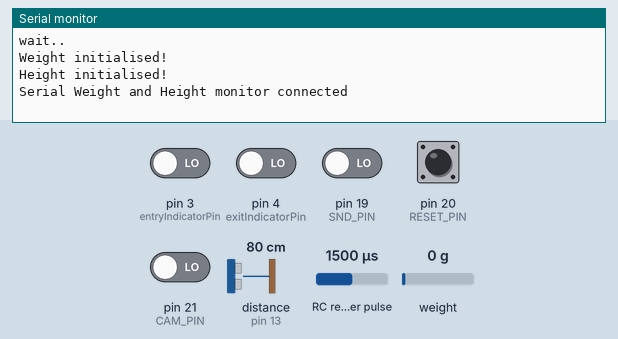
Simulated run of this sketch. Board: Arduino Mega 2560, built with avr-gcc and run on an emulated ATmega2560. Parts: the last lines printed to the serial monitor. Wiring (inferred from the names in the program): RC receiver channel: data pin 18; ultrasonic range finder: trigger pin 12; echo pin 13. Inputs (shaded band) come from the test bench; at power-on: pin 3 (entryIndicatorPin), pin 4 (exitIndicatorPin), pin 19 (SND_PIN), pin 20 (RESET_PIN), pin 21 (CAM_PIN) LOW, distance to the obstacle (sensor on pin 13) 80 cm, RC receiver pulse 1500 µs, weight on the scale 0 g. The echo pulse lasts 58.3 µs per cm.

Above: at 8.4 s.
8.5 s: pin 19 (SND_PIN) driven HIGH
At 9.7 s:
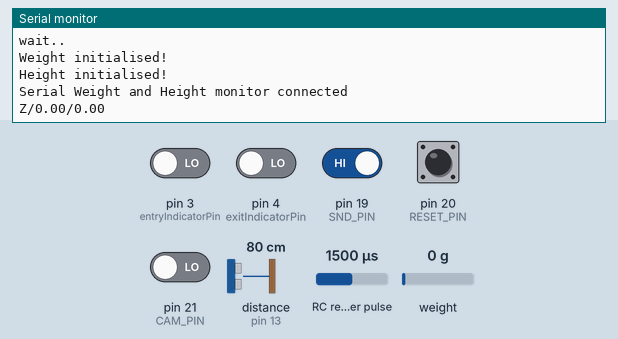
10.0 s: pin 21 (CAM_PIN) driven HIGH
At 10.9 s:
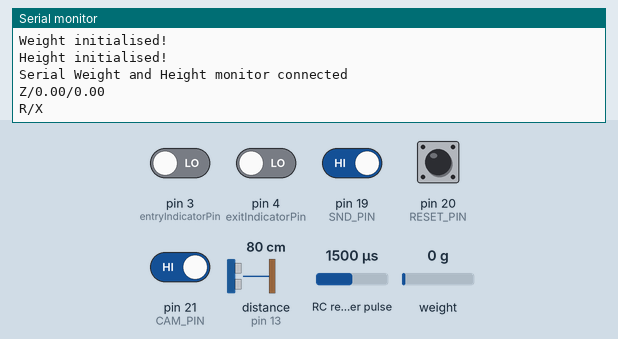

Measured:
- after the input at 8.5 s, the serial monitor: prints a new line at once (image 1)
- after the input at 10.0 s, the serial monitor: prints a new line at once (image 2)

The sketch:

Combined_Weight_Height_Laser_Sensing.ino
```cpp
// 2016Nov23 - working with laser + height + weight

#include <avr/wdt.h>

#include "HX711.h"  /* kj : adapted from weightTrial.ino */

//HX711 scale(A1, A0); //****nova weighing machine A1 - dout, A0 - sck /* kj : adapted from weightTrial.ino */  // A1 and A0 are the input pins
HX711 scale(A3, A2); //****nova weighing machine A3 - dout, A2 - sck // A3 and A2 are the input pins;
/*changed from (A1,A0) to (A3,A2) bcoz A1 pin in MEGA board was obstructed due to some broken pin inside*/


//for weight readings
float w = 0;
float wMax = 0;

//const int hw_reset_out_slave = 11; // pin to send active low reset signal to slave device when the master reboots // connected to physical RESET pin of slave device

/*
const int rcrd_input=5;
const int snd_input=6;
const int reset_input=7;


boolean flagrcrd = false;
boolean flagsnd = false;
boolean flagreset = false;
*/

/*-------------- <adapted from heightSensor.ino file> ---------*/ // <common to both height and weight>
volatile boolean record_flag= false;
volatile boolean send_flag= false;
volatile boolean reset_flag= false;

volatile boolean prev_send_flag = false;


//Communication with controller - pin config

//int RCRD_PIN = 5;
//int SND_PIN = 6;
//int RESET_PIN = 7;

int RCRD_PIN = 18;
int SND_PIN = 19;
int RESET_PIN = 20;
int CAM_PIN = 21;

const int entryIndicatorPin = 3; //check for a high pulse on this pin to know that valid entry is made and send appropriate string
const int exitIndicatorPin = 4;  //check for a high pulse on this pin to know that valid exit is made and send appropriate string
char c = 'Z';

//</common to both height and weight>

//Ultrasonic sensor pin Config
int TRIG_PIN=12;
int ECHO_PIN=13;

//for height readings
float smartDoorHeight = 215.0f; //268.0f ;


//float hVals[300];
//int hVals_count=0;

float h = 0;
float hMax = 0;

float d = 0;

float h1 = 0;
float h1Max = 0;
float seilHeight = 300.0f;
/*-------------- </adapted from heightSensor.ino file> ---------*/

//new variables
int ping_calls = 0; // no. of pings till record pin is high
long pulseIn_timeout = 5000; //10000; //100000; //10000 //5000; // timeout after 1000 microseconds i.e wait for max 1000 uSec.

void setup()
{
  //wdt_enable(WDTO_8S); // wdt timer threshold 8sec

  Serial.begin(9600);
  Serial.println("wait..");

  weight();    /* kj : adapted from weightTrial.ino ; called only once in setup() to initialise weight sensor value to 0 */
  wMax = 0;
  Serial.println("Weight initialised!");

  wdt_enable(WDTO_8S); // shifted wdt enable here as weight() function is taking
  // significant time to execute completely.

  pinMode(entryIndicatorPin, INPUT);
  pinMode(exitIndicatorPin, INPUT);

/*-------------- <adapted from heightSensor.ino file> ---------*/
  record_flag=false;
  send_flag=false;
  reset_flag=false;
  hMax = 0;

  pinMode(RCRD_PIN, INPUT);
  pinMode(SND_PIN, INPUT);
  pinMode(RESET_PIN, INPUT);
  pinMode(CAM_PIN, INPUT);

  pinMode(ECHO_PIN, INPUT);
  pinMode(TRIG_PIN, OUTPUT);
  Serial.println("Height initialised!");

  // enabling interrupt on interrupt pins of arduino MEGA
  attachInterrupt(5,RCRD_ISR,CHANGE); //INT5 on PIN 18
  attachInterrupt(4,SND_ISR,CHANGE); //INT4 on PIN 19
  attachInterrupt(3,RESET_ISR,CHANGE); //INT3 on PIN 20
  attachInterrupt(2,CAM_ISR,RISING); //INT2 on PIN 21
/*-------------- </adapted from heightSensor.ino file> ---------*/


  /*
  pinMode(rcrd_input, INPUT);
  pinMode(snd_input, INPUT);
  pinMode(reset_input, INPUT);
  */

  Serial.println("Serial Weight and Height monitor connected ");

}

void loop()
{
  wdt_reset();

  //checkISRs();

  weightCode();

  heightCode();
  //sendValues();

}


void sendValues()
{
   //Serial.println("In send loop");
   // check if it was entry or exit
   if( (digitalRead(entryIndicatorPin) == 1) )
   {
     c='I';
   }
   else if((digitalRead(exitIndicatorPin) == 1) )
   {
     c='O';
   }

   // send values
  if(send_flag == true)
  {
      //Serial.println("SENDING DATA");
      //Serial.println("***");
      //Serial.println(wMax);
  Serial.print(c); Serial.print("/");
  Serial.print(wMax); Serial.print("/"); Serial.print(hMax);    //Serial.print('/'); Serial.print(h1Max);
  Serial.println();
  //Serial.println("###");

  //clear values after sending
  wMax = 0;w = 0;
  hMax = 0; h = 0 ; h1Max = 0; h1 = 0;
  c='Z';
  }

}

void checkISRs()
{
  RCRD_ISR();
  SND_ISR();
  RESET_ISR();
}


void getData()  // to be used later
{

}

void weight()
{
  //Serial.println("Before setting up the scale_v:");
  //Serial.print("read_v: \t\t");
  //Serial.println();			// print a raw reading from the ADC
  scale.read();
//  Serial.print("read average_v: \t\t");
//  Serial.println();  	// print the average of 20 readings from the ADC
  scale.read_average(20);
//  Serial.print("get value_v: \t\t");
//  Serial.println();		// print the average of 5 readings from the ADC minus the tare weight (not set yet)
  scale.get_value(5);
  //Serial.print("get units_v: \t\t");
//  Serial.println();	// print the average of 5 readings from the ADC minus tare weight (not set) divided
  scale.get_units(5);						// by the scale_ parameter (not set yet)

  scale.set_scale(2280.f);                      // this value is obtained by calibrating the scale_ with known weights; see the README for details
  scale.tare();				        // reset the scale_ to 0

  //Serial.println("After setting up the scale_v:");

//  Serial.print("read_v: \t\t");
  //Serial.println();                 // print a raw reading from the ADC
  scale.read();
//  Serial.print("read average_v: \t\t");
  //Serial.println();       // print the average of 20 readings from the ADC
  scale.read_average(20);
//  Serial.print("get value_v: \t\t");
  //Serial.println();		// print the average of 5 readings from the ADC minus the tare weight, set with tare()
  scale.get_value(5);
//  Serial.print("get units_v: \t\t");
  //Serial.println(, 1);        // print the average of 5 readings from the ADC minus tare weight, divided
  scale.get_units(5);						// by the scale_ parameter set with set_scale_

 // Serial.println("Readings_v:");
}

void weightCode()
{

  if(record_flag == true)   // uncomment to wait for RCRD_PIN to go high to start recording weight values
    {
      //float value ;
      //Serial.println(value,DEC) ;

      //w = (scale.get_units(1)/10)*1.04; //calibrate here //for standing true weight
      //w = (scale.get_units(1)/10)*0.99; //calibrate here //for walking approximate true weight //calibrated as of 2016Nov22
      w = (scale.get_units(1)/10)*1.0; //for walking approximate true weight //sending raw value, will process in RPi //changed as of 2016Nov23

      //Serial.print("w = ");
      //Serial.println(w,DEC);
      //Serial.println(w) ;

    //}

    /*
    if(h > 145 && h <  227 )//200)  //height thresholds
    {
      //Serial.print("New Val in range: ");
      //Serial.println(h);
      hVals[hVals_count++] = h;

    }
    */

    //if(record_flag == true)   // uncomment to wait for RCRD_PIN to go high to start updating wMax values
    //if(w > 40 && w < 100)
    if(w > 0 && w < 150)        //weight thresholds
    {
      if(w > wMax)
      {
        wMax = w;
        //Serial.print("wMax: ");
        //Serial.println(wMax);
      }

    //whole = wMax;
    //fract = (wMax-whole)*100;
    }

  }

  if(send_flag == true)
  {

    //Send to Master uC
    Serial.flush();
    //Serial.print("MAX Weight : ");
    //Serial.println(wMax);

    //Wire.write(dist);

    //heightVals.clear();
    //hVals_count = 0;

    //wMax = 0;

    //hVals.clear();

  }

  if(reset_flag == true)
  {
    w = 0;
    wMax = 0;
  }

}


void heightCode()
{
  /*-------------- <adapted from heightSensor.ino file> ---------*/


  if(record_flag == true)   // start recording only when record command is received
  {
    ping_calls++;

    //Serial.print("From ultra = ");
    //Serial.println(getFromUltrasonic());
    //h = smartDoorHeight - getFromUltrasonic();
    d = getFromUltrasonic();
    h = smartDoorHeight - d;

    h1 = seilHeight - d;
    //Serial.println("Receiving height");

    //Serial.print(" h = ");
    //Serial.println(h);
    //Serial.println(h);
    //Height from Ultrasonic sensor to ground is 232.5 cm, we only consider heights between 130 and 200.
    //130 => distance reading in sensor = 102.5
    //200 => distance reading in sensor = 32.5

    if(h > 120 && h < 200)  // update h only when it lies within practical bounds
    {
      //Serial.print("New Val in range: ");
      //Serial.println(h);
      //hVals[hVals_count++] = h;

      if(h > hMax)          // update hMax only when current h exceeds last stored hMax
      {
        hMax = h;
        //Serial.print("hMax: ");
        //Serial.println(hMax);


      }

      //hVals.add(h);
      //Serial.println("Added");

      //      if(h1 > h1Max)          // update hMax only when current h exceeds last stored hMax
      //      {
      //        h1Max = h1;
      //        //Serial.print("h1Max: ");
      //        //Serial.println(h1Max);
      //
      //
      //      }

    }


  }


  if(send_flag == true)    // send only when send command is received
  {
      //if( prev_send_flag == true)
      //{
        // we have to do nothing here, just change flag status.
        //prev_send_flag = false;
      //}
      //else if(prev_send_flag == false)
      //{
      //prev_send_flag = true;

      //Serial.println("Max/Median Computed");
      //Compute Median

      //Send to PC

      //Serial.println("sadsadasdhaskudhaskdhaskjhdkjhasdkjashdkjahskhdkjashdkjashd");

      //Serial.println("Height Values = ");
      //for(int i=0;i<hVals_count;i++)
      //  Serial.println(hVals[i]);

      //Serial.print("Height Max = ");
      //Serial.print(hVals.getHighest());

      //Serial.print(", Height Median = ");
      //Serial.flush();
      //Serial.println(hVals.getMedian());
      //Serial.println(hVals.getMedian());
      //Serial.println(hVals.getMedian());
      //Serial.println(hVals.getMedian());
      //Serial.println(hVals.getMedian());
      //Serial.print(" MAX Height = ");
      //Serial.println(hMax);
      //Serial.println(hMax);
      //Serial.println(hMax);
      //Serial.println(hMax);
      //Serial.println(hMax);    // emulating sending hMax value via printing

      //Serial.println();
      //heightVals.clear();
      //hVals_count = 0;

      //hMax = 0; // reset hMax value once it is sent.

      //hVals.clear();

      //Serial.print("no. of pings = ");
      //Serial.println(ping_calls);
      //ping_calls = 0;


  }

  if(reset_flag == true)
  {
    //heightVals.clear();
    //hVals_count = 0;
    h = 0;
    hMax = 0;
    ping_calls = 0;

    //hVals.clear();
  }

  //Serial.print("heightVals.size()=");
  //Serial.println(heightVals.size());

  //Serial.println();

  //Serial.print("hVals_count=");
  //Serial.println(hVals_count);

  //Serial.print("hVals count=");
  //Serial.println(hVals.getCount());

  //Serial.println(digitalRead(SND_PIN));
  /*-------------- </adapted from heightSensor.ino file> ---------*/

}


/*-------------- <adapted from heightSensor.ino file> ---------*/

//Ultrasonic Height Measurement
float getFromUltrasonic()
{
  //ping_calls++;

  long duration;
  float distance;
  digitalWrite(TRIG_PIN, LOW);  // Added this line
  delayMicroseconds(2); // Added this line
  digitalWrite(TRIG_PIN, HIGH);
  //  delayMicroseconds(1000); - Removed this line
  delayMicroseconds(10); // Added this line
  digitalWrite(TRIG_PIN, LOW);

  //duration = pulseIn(ECHO_PIN, HIGH);
  duration = pulseIn(ECHO_PIN, HIGH, pulseIn_timeout);

  //duration = pulseIn(ECHO_PIN, HIGH, pulseIn_timeout); // pulseIn() returns the length of the pulse (in microseconds) or 0 if no pulse started before the timeout (unsigned long)

  distance = (duration/2) / 29.1;  // taking into account the speed of sound.
  //delay(10);
  delay(1);

  return distance;
}


//Interrupt Service Routines

void RCRD_ISR()
{
  int RCRD_val = digitalRead(RCRD_PIN);

  if(RCRD_val == 1)
      {
      if(record_flag == false)
      {record_flag = true;
      //Serial.println("started recording");
      }
      }
  else
  {
    if(record_flag == true)
    {
    record_flag = false;
    //Serial.println("stopped recording");
    }
  }
}

void SND_ISR()
{
  int SND_val = digitalRead(SND_PIN);

  if(SND_val == 1)
    {
       if(send_flag == false)
      {
          send_flag = true;
          //Serial.println("started sending");
           sendValues();
      }
    }
      else
    {
       if(send_flag == true)
      {
          send_flag = false;
          //Serial.println("stopped sending");
      }
    }

}

void RESET_ISR() //Give proper delay between RESET=1 and RESET=0
{
  int RESET_val = digitalRead(RESET_PIN);

  if(RESET_val == 1)
    reset_flag = true;
  else
    reset_flag = false;
}

void CAM_ISR()	{	Serial.println("R/X");	}

/*-------------- </adapted from heightSensor.ino file> ---------*/


/*----------------------------------------------------------------------------*/

// **some useful function to be used for daisy-chaining slave devices //** currently not to be used - 2015July05
/*
void poll_InputPins()
{
   if(digitalRead(rcrd_input) == HIGH)
    {
     if(flagrcrd == false)   // **this flag check done so that the signal() function and corresponding Print statement is executed only once when the record pin goes high or low.
     {
     signal(1);
     flagrcrd = true;
      }
    }
  if(digitalRead(rcrd_input) == LOW)
    {
      if(flagrcrd == true)
      {
      signal(2);
      flagrcrd = false;
      }
    }

  if(digitalRead(snd_input) == HIGH)
    {
     if(flagsnd == false)
     {
     signal(3);
     flagsnd = true;
     }
   }


  if(digitalRead(snd_input) == LOW)
    {
      if(flagsnd == true)
      {
      signal(4);
      flagsnd = false;
      }
    }

}

void signal(int a)
{
  if(a == 1)
  {
  Serial.println("received rcrd HIGH");
  digitalWrite(rcrd_out, HIGH);
  Serial.println("sending rcrd signal");
  }

  if(a == 2)
  {
  Serial.println("received rcrd LOW");
  digitalWrite(rcrd_out, LOW);
  Serial.println("disabling rcrd signal");
  }
  if(a == 3)
  {
  Serial.println("received snd HIGH");
  digitalWrite(snd_out, HIGH);
  Serial.println("sending snd signal");

  getData();     /*********IMP LINE**************/ /*

  }
  if(a == 4)
  {
  Serial.println("received snd LOW");
  digitalWrite(snd_out, LOW);
  Serial.println("disabling snd signal");

  clearData_afterSend();

  }


}


*/
```
